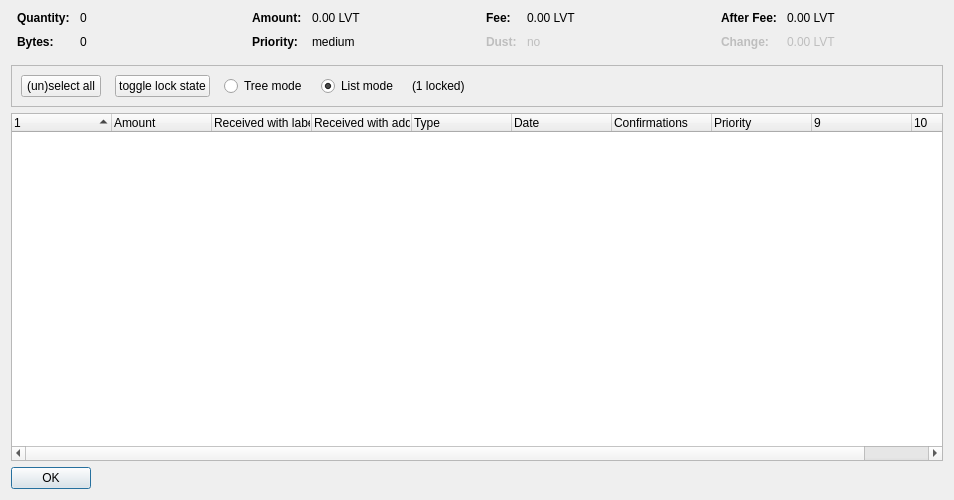
<?xml version="1.0" encoding="UTF-8"?>
<ui version="4.0">
 <class>CoinControlDialog</class>
 <widget class="QDialog" name="CoinControlDialog">
  <property name="geometry">
   <rect>
    <x>0</x>
    <y>0</y>
    <width>954</width>
    <height>500</height>
   </rect>
  </property>
  <property name="windowTitle">
   <string>Coin Selection</string>
  </property>
  <layout class="QVBoxLayout" name="verticalLayout">
   <item>
    <layout class="QHBoxLayout" name="horizontalLayoutTop" stretch="0,0,0,0">
     <property name="topMargin">
      <number>0</number>
     </property>
     <property name="bottomMargin">
      <number>10</number>
     </property>
     <item>
      <layout class="QFormLayout" name="formLayoutCoinControl1">
       <property name="horizontalSpacing">
        <number>10</number>
       </property>
       <property name="verticalSpacing">
        <number>10</number>
       </property>
       <property name="leftMargin">
        <number>6</number>
       </property>
       <property name="rightMargin">
        <number>6</number>
       </property>
       <item row="0" column="0">
        <widget class="QLabel" name="labelCoinControlQuantityText">
         <property name="font">
          <font>
           <weight>75</weight>
           <bold>true</bold>
          </font>
         </property>
         <property name="text">
          <string>Quantity:</string>
         </property>
        </widget>
       </item>
       <item row="0" column="1">
        <widget class="QLabel" name="labelCoinControlQuantity">
         <property name="cursor">
          <cursorShape>IBeamCursor</cursorShape>
         </property>
         <property name="contextMenuPolicy">
          <enum>Qt::ActionsContextMenu</enum>
         </property>
         <property name="text">
          <string notr="true">0</string>
         </property>
         <property name="textInteractionFlags">
          <set>Qt::LinksAccessibleByMouse|Qt::TextSelectableByKeyboard|Qt::TextSelectableByMouse</set>
         </property>
        </widget>
       </item>
       <item row="1" column="0">
        <widget class="QLabel" name="labelCoinControlBytesText">
         <property name="font">
          <font>
           <weight>75</weight>
           <bold>true</bold>
          </font>
         </property>
         <property name="text">
          <string>Bytes:</string>
         </property>
        </widget>
       </item>
       <item row="1" column="1">
        <widget class="QLabel" name="labelCoinControlBytes">
         <property name="cursor">
          <cursorShape>IBeamCursor</cursorShape>
         </property>
         <property name="contextMenuPolicy">
          <enum>Qt::ActionsContextMenu</enum>
         </property>
         <property name="text">
          <string notr="true">0</string>
         </property>
         <property name="textInteractionFlags">
          <set>Qt::LinksAccessibleByMouse|Qt::TextSelectableByKeyboard|Qt::TextSelectableByMouse</set>
         </property>
        </widget>
       </item>
      </layout>
     </item>
     <item>
      <layout class="QFormLayout" name="formLayoutCoinControl2">
       <property name="horizontalSpacing">
        <number>10</number>
       </property>
       <property name="verticalSpacing">
        <number>10</number>
       </property>
       <property name="leftMargin">
        <number>6</number>
       </property>
       <property name="rightMargin">
        <number>6</number>
       </property>
       <item row="0" column="0">
        <widget class="QLabel" name="labelCoinControlAmountText">
         <property name="font">
          <font>
           <weight>75</weight>
           <bold>true</bold>
          </font>
         </property>
         <property name="text">
          <string>Amount:</string>
         </property>
        </widget>
       </item>
       <item row="0" column="1">
        <widget class="QLabel" name="labelCoinControlAmount">
         <property name="cursor">
          <cursorShape>IBeamCursor</cursorShape>
         </property>
         <property name="contextMenuPolicy">
          <enum>Qt::ActionsContextMenu</enum>
         </property>
         <property name="text">
          <string notr="true">0.00 LVT</string>
         </property>
         <property name="textInteractionFlags">
          <set>Qt::LinksAccessibleByMouse|Qt::TextSelectableByKeyboard|Qt::TextSelectableByMouse</set>
         </property>
        </widget>
       </item>
       <item row="1" column="0">
        <widget class="QLabel" name="labelCoinControlPriorityText">
         <property name="font">
          <font>
           <weight>75</weight>
           <bold>true</bold>
          </font>
         </property>
         <property name="text">
          <string>Priority:</string>
         </property>
        </widget>
       </item>
       <item row="1" column="1">
        <widget class="QLabel" name="labelCoinControlPriority">
         <property name="cursor">
          <cursorShape>IBeamCursor</cursorShape>
         </property>
         <property name="contextMenuPolicy">
          <enum>Qt::ActionsContextMenu</enum>
         </property>
         <property name="text">
          <string>medium</string>
         </property>
         <property name="textInteractionFlags">
          <set>Qt::LinksAccessibleByMouse|Qt::TextSelectableByKeyboard|Qt::TextSelectableByMouse</set>
         </property>
        </widget>
       </item>
      </layout>
     </item>
     <item>
      <layout class="QFormLayout" name="formLayoutCoinControl3">
       <property name="horizontalSpacing">
        <number>10</number>
       </property>
       <property name="verticalSpacing">
        <number>10</number>
       </property>
       <property name="leftMargin">
        <number>6</number>
       </property>
       <property name="rightMargin">
        <number>6</number>
       </property>
       <item row="0" column="0">
        <widget class="QLabel" name="labelCoinControlFeeText">
         <property name="font">
          <font>
           <weight>75</weight>
           <bold>true</bold>
          </font>
         </property>
         <property name="text">
          <string>Fee:</string>
         </property>
        </widget>
       </item>
       <item row="0" column="1">
        <widget class="QLabel" name="labelCoinControlFee">
         <property name="cursor">
          <cursorShape>IBeamCursor</cursorShape>
         </property>
         <property name="contextMenuPolicy">
          <enum>Qt::ActionsContextMenu</enum>
         </property>
         <property name="text">
          <string notr="true">0.00 LVT</string>
         </property>
         <property name="textInteractionFlags">
          <set>Qt::LinksAccessibleByMouse|Qt::TextSelectableByKeyboard|Qt::TextSelectableByMouse</set>
         </property>
        </widget>
       </item>
       <item row="1" column="0">
        <widget class="QLabel" name="labelCoinControlLowOutputText">
         <property name="enabled">
          <bool>false</bool>
         </property>
         <property name="font">
          <font>
           <weight>75</weight>
           <bold>true</bold>
          </font>
         </property>
         <property name="text">
          <string>Dust:</string>
         </property>
        </widget>
       </item>
       <item row="1" column="1">
        <widget class="QLabel" name="labelCoinControlLowOutput">
         <property name="enabled">
          <bool>false</bool>
         </property>
         <property name="cursor">
          <cursorShape>IBeamCursor</cursorShape>
         </property>
         <property name="contextMenuPolicy">
          <enum>Qt::ActionsContextMenu</enum>
         </property>
         <property name="text">
          <string>no</string>
         </property>
         <property name="textInteractionFlags">
          <set>Qt::LinksAccessibleByMouse|Qt::TextSelectableByKeyboard|Qt::TextSelectableByMouse</set>
         </property>
        </widget>
       </item>
      </layout>
     </item>
     <item>
      <layout class="QFormLayout" name="formLayoutCoinControl4">
       <property name="horizontalSpacing">
        <number>10</number>
       </property>
       <property name="verticalSpacing">
        <number>10</number>
       </property>
       <property name="leftMargin">
        <number>6</number>
       </property>
       <property name="rightMargin">
        <number>6</number>
       </property>
       <item row="0" column="0">
        <widget class="QLabel" name="labelCoinControlAfterFeeText">
         <property name="font">
          <font>
           <weight>75</weight>
           <bold>true</bold>
          </font>
         </property>
         <property name="text">
          <string>After Fee:</string>
         </property>
        </widget>
       </item>
       <item row="0" column="1">
        <widget class="QLabel" name="labelCoinControlAfterFee">
         <property name="cursor">
          <cursorShape>IBeamCursor</cursorShape>
         </property>
         <property name="contextMenuPolicy">
          <enum>Qt::ActionsContextMenu</enum>
         </property>
         <property name="text">
          <string notr="true">0.00 LVT</string>
         </property>
         <property name="textInteractionFlags">
          <set>Qt::LinksAccessibleByMouse|Qt::TextSelectableByKeyboard|Qt::TextSelectableByMouse</set>
         </property>
        </widget>
       </item>
       <item row="1" column="0">
        <widget class="QLabel" name="labelCoinControlChangeText">
         <property name="enabled">
          <bool>false</bool>
         </property>
         <property name="font">
          <font>
           <weight>75</weight>
           <bold>true</bold>
          </font>
         </property>
         <property name="text">
          <string>Change:</string>
         </property>
        </widget>
       </item>
       <item row="1" column="1">
        <widget class="QLabel" name="labelCoinControlChange">
         <property name="enabled">
          <bool>false</bool>
         </property>
         <property name="cursor">
          <cursorShape>IBeamCursor</cursorShape>
         </property>
         <property name="contextMenuPolicy">
          <enum>Qt::ActionsContextMenu</enum>
         </property>
         <property name="text">
          <string notr="true">0.00 LVT</string>
         </property>
         <property name="textInteractionFlags">
          <set>Qt::LinksAccessibleByMouse|Qt::TextSelectableByKeyboard|Qt::TextSelectableByMouse</set>
         </property>
        </widget>
       </item>
      </layout>
     </item>
    </layout>
   </item>
   <item>
    <widget class="QFrame" name="frame">
     <property name="minimumSize">
      <size>
       <width>0</width>
       <height>40</height>
      </size>
     </property>
     <property name="frameShape">
      <enum>QFrame::StyledPanel</enum>
     </property>
     <property name="frameShadow">
      <enum>QFrame::Sunken</enum>
     </property>
     <layout class="QHBoxLayout" name="horizontalLayout">
      <item>
       <layout class="QHBoxLayout" name="horizontalLayoutPanel" stretch="0,0,0,0,0,0">
        <property name="spacing">
         <number>14</number>
        </property>
        <item>
         <widget class="QPushButton" name="pushButtonSelectAll">
          <property name="sizePolicy">
           <sizepolicy hsizetype="Maximum" vsizetype="Fixed">
            <horstretch>0</horstretch>
            <verstretch>0</verstretch>
           </sizepolicy>
          </property>
          <property name="text">
           <string>(un)select all</string>
          </property>
          <property name="autoDefault">
           <bool>false</bool>
          </property>
         </widget>
        </item>
        <item>
         <widget class="QPushButton" name="pushButtonToggleLock">
          <property name="sizePolicy">
           <sizepolicy hsizetype="Maximum" vsizetype="Fixed">
            <horstretch>0</horstretch>
            <verstretch>0</verstretch>
           </sizepolicy>
          </property>
          <property name="text">
           <string>toggle lock state</string>
          </property>
          <property name="autoDefault">
           <bool>false</bool>
          </property>
         </widget>
        </item>
        <item>
         <widget class="QRadioButton" name="radioTreeMode">
          <property name="sizePolicy">
           <sizepolicy hsizetype="Maximum" vsizetype="Fixed">
            <horstretch>0</horstretch>
            <verstretch>0</verstretch>
           </sizepolicy>
          </property>
          <property name="text">
           <string>Tree mode</string>
          </property>
         </widget>
        </item>
        <item>
         <widget class="QRadioButton" name="radioListMode">
          <property name="sizePolicy">
           <sizepolicy hsizetype="Maximum" vsizetype="Fixed">
            <horstretch>0</horstretch>
            <verstretch>0</verstretch>
           </sizepolicy>
          </property>
          <property name="text">
           <string>List mode</string>
          </property>
          <property name="checked">
           <bool>true</bool>
          </property>
         </widget>
        </item>
        <item>
         <widget class="QLabel" name="labelLocked">
          <property name="text">
           <string>(1 locked)</string>
          </property>
         </widget>
        </item>
        <item>
         <spacer name="horizontalSpacer">
          <property name="orientation">
           <enum>Qt::Horizontal</enum>
          </property>
          <property name="sizeHint" stdset="0">
           <size>
            <width>40</width>
            <height>20</height>
           </size>
          </property>
         </spacer>
        </item>
       </layout>
      </item>
     </layout>
    </widget>
   </item>
   <item>
    <widget class="CoinControlTreeWidget" name="treeWidget">
     <property name="contextMenuPolicy">
      <enum>Qt::CustomContextMenu</enum>
     </property>
     <property name="sortingEnabled">
      <bool>false</bool>
     </property>
     <property name="columnCount">
      <number>10</number>
     </property>
     <attribute name="headerShowSortIndicator" stdset="0">
      <bool>true</bool>
     </attribute>
     <attribute name="headerStretchLastSection">
      <bool>false</bool>
     </attribute>
     <column>
      <property name="text">
       <string/>
      </property>
     </column>
     <column>
      <property name="text">
       <string>Amount</string>
      </property>
     </column>
     <column>
      <property name="text">
       <string>Received with label</string>
      </property>
     </column>
     <column>
      <property name="text">
       <string>Received with address</string>
      </property>
     </column>
     <column>
      <property name="text">
       <string>Type</string>
      </property>
     </column>
     <column>
      <property name="text">
       <string>Date</string>
      </property>
     </column>
     <column>
      <property name="text">
       <string>Confirmations</string>
      </property>
      <property name="toolTip">
       <string>Confirmed</string>
      </property>
     </column>
     <column>
      <property name="text">
       <string>Priority</string>
      </property>
     </column>
     <column>
      <property name="text">
       <string/>
      </property>
     </column>
     <column>
      <property name="text">
       <string/>
      </property>
     </column>
    </widget>
   </item>
   <item>
    <widget class="QDialogButtonBox" name="buttonBox">
     <property name="sizePolicy">
      <sizepolicy hsizetype="Maximum" vsizetype="Fixed">
       <horstretch>0</horstretch>
       <verstretch>0</verstretch>
      </sizepolicy>
     </property>
     <property name="orientation">
      <enum>Qt::Horizontal</enum>
     </property>
     <property name="standardButtons">
      <set>QDialogButtonBox::Ok</set>
     </property>
    </widget>
   </item>
  </layout>
 </widget>
 <customwidgets>
  <customwidget>
   <class>CoinControlTreeWidget</class>
   <extends>QTreeWidget</extends>
   <header>coincontroltreewidget.h</header>
  </customwidget>
 </customwidgets>
 <resources/>
 <connections/>
</ui>
